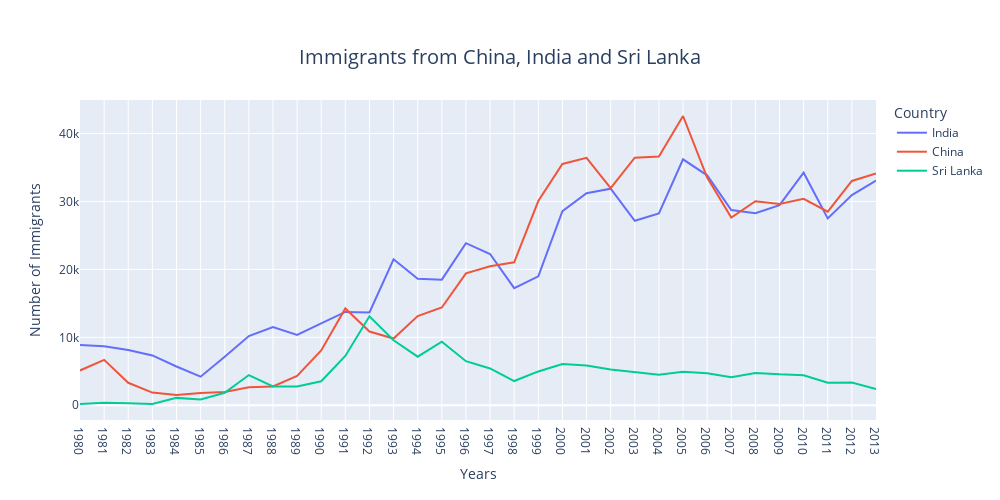

The notebook cell saved with this chart:
### Markdown cell above
Let's compare the number of immigrants from Sri Lanka, India and China from 1980 to 2013.

### Code cell
df_China_India_SL = df_can.loc[['India', 'China', 'Sri Lanka'], years].transpose()

# Create an interactive line plot using Plotly Express
fig = px.line(df_China_India_SL, title='Immigrants from China, India and Sri Lanka',
              labels={'value': 'Number of Immigrants', 'index': 'Years'},
              line_shape='linear')

# Customize the layout
fig.update_layout(xaxis_title='Years', yaxis_title='Number of Immigrants', width=1000, height=500)
fig.update_layout(title_text='Immigrants from China, India and Sri Lanka', title=dict(font=dict(size=20), x=0.5, y=0.9))

# Show the interactive plot
fig.show()

### Figure 1 — Plotly figure (JSON) as saved in the notebook; plotly's stock layout.template omitted (floating-point values rounded to 4 significant figures)
{"data": [{"hovertemplate": "Country=India<br>Years=%{x}<br>Number of Immigrants=%{y}<extra></extra>", "legendgroup": "India", "line": {"color": "#636efa", "dash": "solid", "shape": "linear"}, "marker": {"symbol": "circle"}, "mode": "lines", "name": "India", "orientation": "v", "showlegend": true, "type": "scatter", "x": ["1980", "1981", "1982", "1983", "1984", "1985", "1986", "1987", "1988", "1989", "1990", "1991", "1992", "1993", "1994", "1995", "1996", "1997", "1998", "1999", "2000", "2001", "2002", "2003", "2004", "2005", "2006", "2007", "2008", "2009", "2010", "2011", "2012", "2013"], "xaxis": "x", "y": [8880, 8670, 8147, 7338, 5704, 4211, 7150, 10189, 11522, 10343, 12041, 13734, 13673, 21496, 18620, 18489, 23859, 22268, 17241, 18974, 28572, 31223, 31889, 27155, 28235, 36210, 33848, 28742, 28261, 29456, 34235, 27509, 30933, 33087], "yaxis": "y"}, {"hovertemplate": "Country=China<br>Years=%{x}<br>Number of Immigrants=%{y}<extra></extra>", "legendgroup": "China", "line": {"color": "#EF553B", "dash": "solid", "shape": "linear"}, "marker": {"symbol": "circle"}, "mode": "lines", "name": "China", "orientation": "v", "showlegend": true, "type": "scatter", "x": ["1980", "1981", "1982", "1983", "1984", "1985", "1986", "1987", "1988", "1989", "1990", "1991", "1992", "1993", "1994", "1995", "1996", "1997", "1998", "1999", "2000", "2001", "2002", "2003", "2004", "2005", "2006", "2007", "2008", "2009", "2010", "2011", "2012", "2013"], "xaxis": "x", "y": [5123, 6682, 3308, 1863, 1527, 1816, 1960, 2643, 2758, 4323, 8076, 14255, 10846, 9817, 13128, 14398, 19415, 20475, 21049, 30069, 35529, 36434, 31961, 36439, 36619, 42584, 33518, 27642, 30037, 29622, 30391, 28502, 33024, 34129], "yaxis": "y"}, {"hovertemplate": "Country=Sri Lanka<br>Years=%{x}<br>Number of Immigrants=%{y}<extra></extra>", "legendgroup": "Sri Lanka", "line": {"color": "#00cc96", "dash": "solid", "shape": "linear"}, "marker": {"symbol": "circle"}, "mode": "lines", "name": "Sri Lanka", "orientation": "v", "showlegend": true, "type": "scatter", "x": ["1980", "1981", "1982", "1983", "1984", "1985", "1986", "1987", "1988", "1989", "1990", "1991", "1992", "1993", "1994", "1995", "1996", "1997", "1998", "1999", "2000", "2001", "2002", "2003", "2004", "2005", "2006", "2007", "2008", "2009", "2010", "2011", "2012", "2013"], "xaxis": "x", "y": [185, 371, 290, 197, 1086, 845, 1838, 4447, 2779, 2758, 3525, 7266, 13102, 9563, 7150, 9368, 6484, 5415, 3566, 4982, 6081, 5861, 5279, 4892, 4495, 4930, 4714, 4123, 4756, 4547, 4422, 3309, 3338, 2394], "yaxis": "y"}], "layout": {"height": 500, "legend": {"title": {"text": "Country"}, "tracegroupgap": 0}, "title": {"font": {"size": 20}, "text": "Immigrants from China, India and Sri Lanka", "x": 0.5, "y": 0.9}, "width": 1000, "xaxis": {"anchor": "y", "autorange": true, "domain": [0, 1], "range": [0, 33], "title": {"text": "Years"}, "type": "category"}, "yaxis": {"anchor": "x", "autorange": true, "domain": [0, 1], "range": [-2170.0, 44940.0], "title": {"text": "Number of Immigrants"}, "type": "linear"}}}
